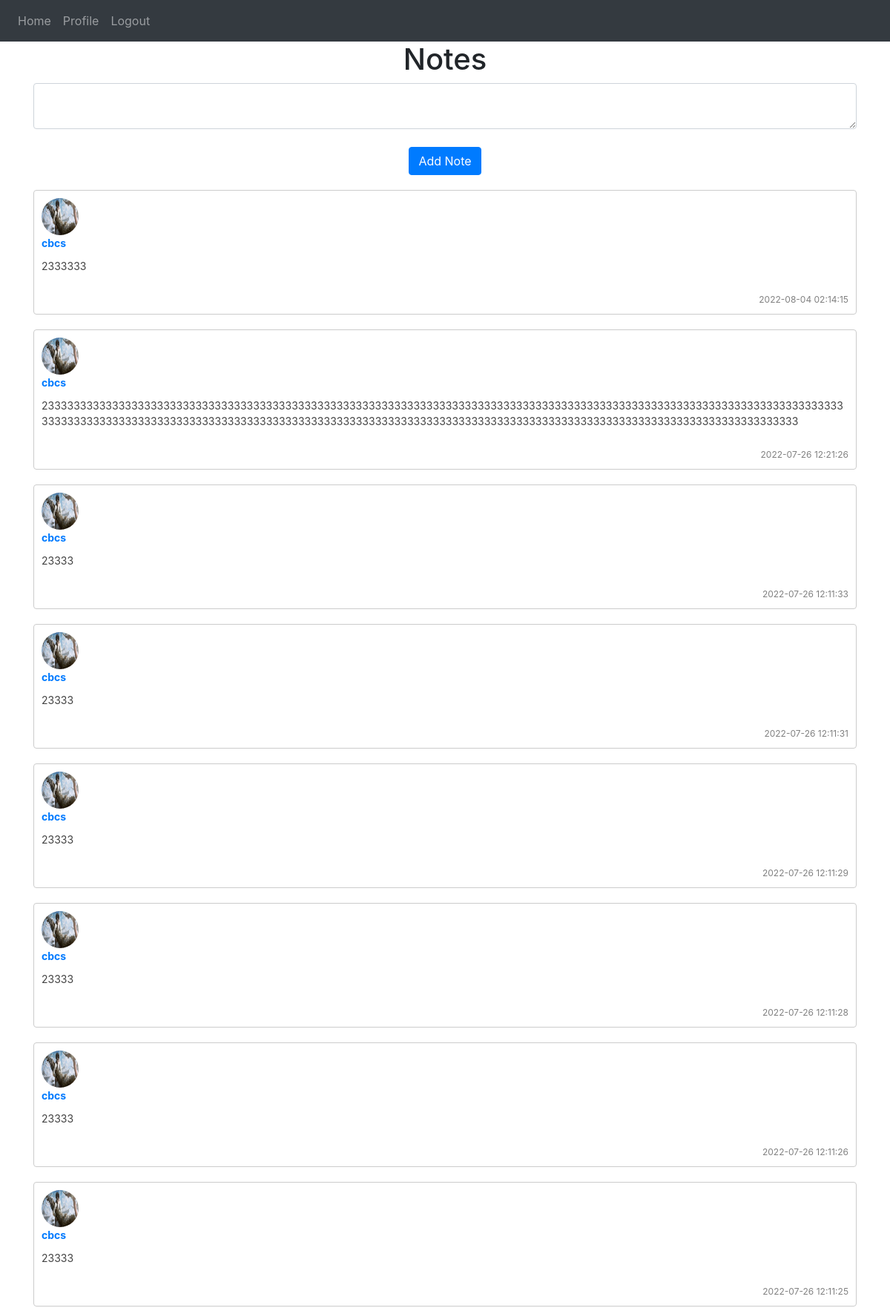
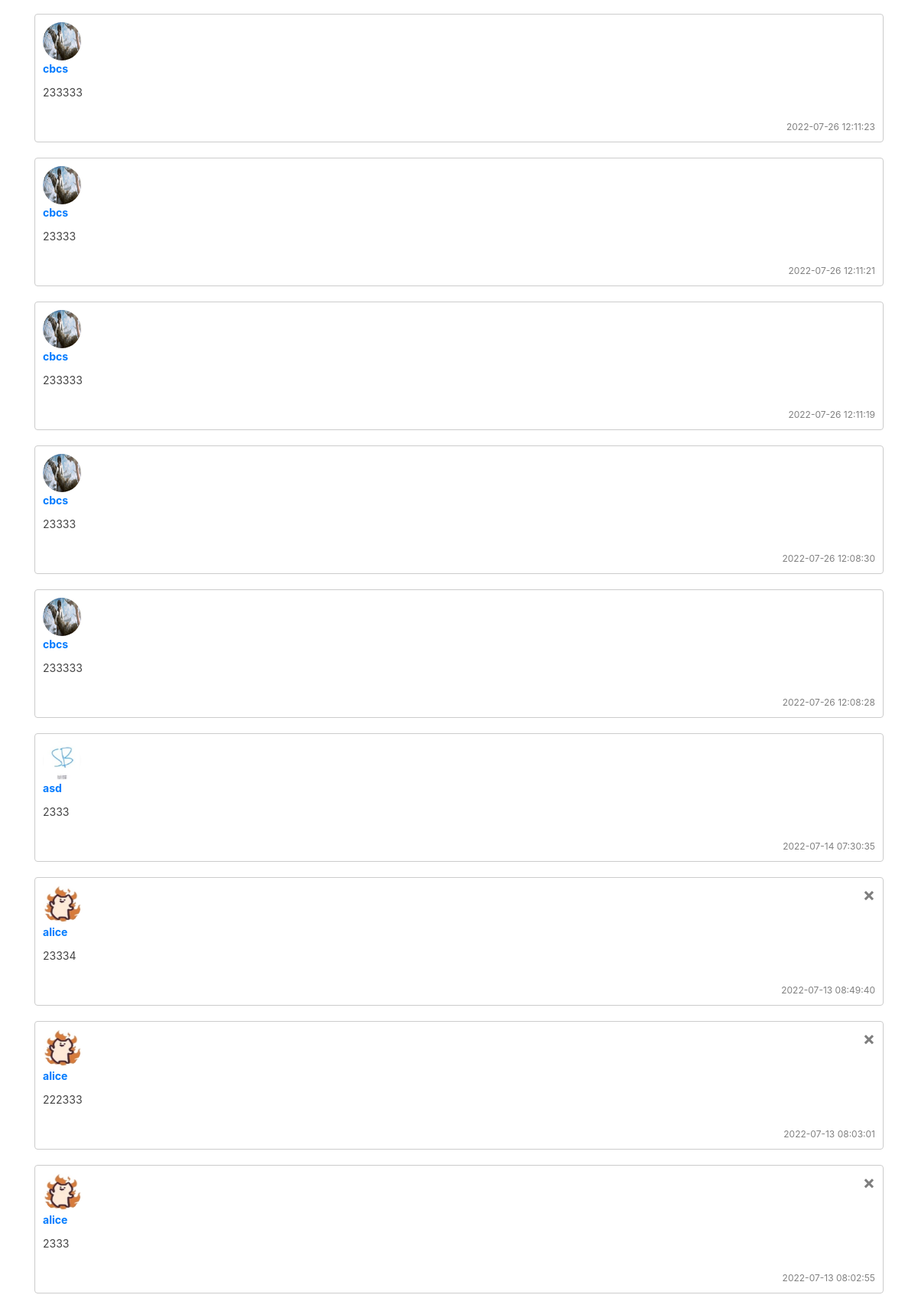
Page / (signed in, upper part) on the committed database (2 pictures, top to bottom).
### website/models.py (models this page shows)
class User(db.Model, UserMixin):
    id = db.Column(db.Integer, primary_key=True)
    email = db.Column(db.String(150), unique=True)
    password = db.Column(db.String(150))
    nickname = db.Column(db.String(150))
    portraitLink = db.Column(db.String(150),default='butterfly.jpg')
    notes = db.relationship('Note')

class Note(db.Model):
    id = db.Column(db.Integer, primary_key=True)
    data = db.Column(db.String(10000))
    date = db.Column(db.DateTime(timezone=True), default=func.now())
    user_id = db.Column(db.Integer, db.ForeignKey('user.id'))

### website/views.py (the view, shortened to what this page needs)
@views.route('/', methods=['GET', 'POST'])
@login_required
def home():
    notes=db.session.query(Note).order_by(Note.date.desc()).all()
    users=db.session.query(User).order_by(User.id.desc()).all()
    return render_template("home.html", user=current_user,notes=notes,users=users)

### website/__init__.py (called while the page is built)
def create_app():
    app = Flask(__name__)
    app.config['SECRET_KEY'] = 'hjshjhdjah kjshkjdhjs'
    app.config['SQLALCHEMY_DATABASE_URI'] = f'sqlite:///{DB_NAME}'
    db.init_app(app)
    from .views import views
    from .auth import auth
    app.register_blueprint(views, url_prefix='/')
    app.register_blueprint(auth, url_prefix='/')
    from .models import User, Note
    create_database(app)
    login_manager = LoginManager()
    login_manager.login_view = 'auth.login'
    login_manager.init_app(app)
    @login_manager.user_loader
    def load_user(id):
        return User.query.get(int(id))
    return app

### website/templates/home.html
{% extends "base.html" %} {% block title %}Home{% endblock %} {% block content %}
<h1 align="center">Notes</h1>
<form method="POST">
  <textarea name="note" id="note" class="form-control"></textarea>
  <br />
  <div align="center">
    <button type="submit" class="btn btn-primary">Add Note</button>
  </div>
</form>
<ul class="index_article" id="notes">
  {% for note in notes %}
  <li class="article">
      <div class="show">
          <div class="show-content">
              <div class="show-name">
                {% for people in users %}
                {% if note.user_id==people.id %}
                  <a href="/profile/{{note.user_id}}"><img src="{{ url_for('static', filename='images/'+people.portraitLink) }}" class="round_icon_small" alt="{{ people.portraitLink }}" att="a" >{{ people.nickname }}</a>
                {% endif %}
                {% endfor %}
              </div>
              <div class="show-txt">
                  <p class="">{{ note.data }}</p>
              </div>
              <div class="show-time">{{ note.date }}</div>
              <div class="show-close">
                  {% if note.user_id == user.id %}
                  <button type="button" class="close" onClick="deleteNote({{ note.id }})">
                  <span aria-hidden="true">&times;</span>
                  </button>
                  {% endif %}
              </div>
          </div>
      </div>
  </li>
  {% endfor %}
</ul>
{% endblock %}

### website/static/css/base.css (style rules this page uses)
body { height: 100%; }
.article { list-style-type: none; }
.show { width: 100%; margin: 20px auto; }
.show-content { width: 100%; border: 1px solid #ccc; border-radius: 4px; margin-bottom: 10px; padding: 10px; position: relative; overflow: hidden; }
.show-name { width: 100%; text-align: left; font-size: 14px; color: #333; font-weight: bold; }
.show-txt { width: 100%; color: #444; font-size: 14px; margin-top: 10px; }
.show-txt p { width: 100%; word-wrap: break-word; }
.show-time { float: right; font-size: 12px; color: #808080; margin-top: 10px; }
.show-close { position: absolute; top: 10px; right: 10px; font-size: 12px; color: #ccc; cursor: pointer; transition: .5s; }
button { appearance: none; background: transparent; border: 0; color: #fff; cursor: pointer; font: inherit; font-weight: 500; line-height: 1; padding: 1em 1.5em; position: relative; transition: filter var(--motion-duration); }
button > span { display: block; position: relative; transition: transform var(--motion-duration) var(--motion-ease); z-index: 1; }
.round_icon_small { width: 50px; height: 50px; display: flex; border-radius: 50%; align-items: center; justify-content: center; overflow: hidden; }
* { padding: 0; margin: 0; box-sizing: border-box; }

### rows in the picture
Note: data "2333333", date "2022-08-04 02:14:15"
User: portraitLink (picture), nickname "cbcs"
Note: data "233333333333333333333333333333333333333333333333333333333333333333333333333333333333333333333333333333333333333333333333333333333333333333333333333333333333333333333333333333333333333333333333333333333333333333333333333333333333333333333333333", date "2022-07-26 12:21:26"
Note: data "23333", date "2022-07-26 12:11:33"
Note: data "23333", date "2022-07-26 12:11:31"
Note: data "23333", date "2022-07-26 12:11:29"
Note: data "23333", date "2022-07-26 12:11:28"
Note: data "23333", date "2022-07-26 12:11:26"
Note: data "23333", date "2022-07-26 12:11:25"
Note: data "233333", date "2022-07-26 12:11:23"
Note: data "23333", date "2022-07-26 12:11:21"
Note: data "233333", date "2022-07-26 12:11:19"
Note: data "23333", date "2022-07-26 12:08:30"
Note: data "233333", date "2022-07-26 12:08:28"
Note: data "2333", date "2022-07-14 07:30:35"
User: portraitLink (picture), nickname "asd"
Note: data "23334", date "2022-07-13 08:49:40"
User: portraitLink (picture), nickname "alice"
Note: data "222333", date "2022-07-13 08:03:01"
Note: data "2333", date "2022-07-13 08:02:55"
